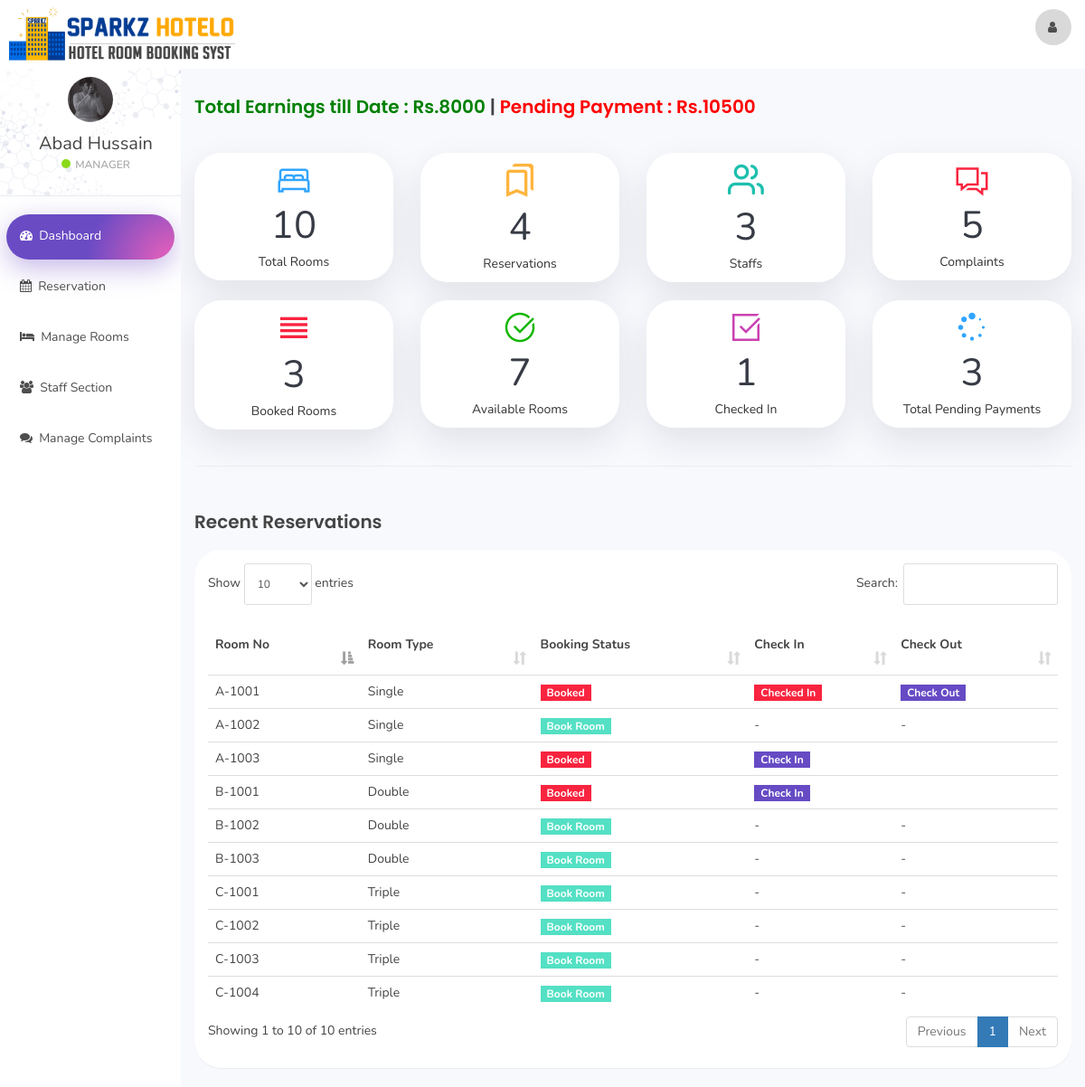
/sparkz/index.php?dashboard (signed in), run on the app's committed database.
### tables this page shows
CREATE TABLE `user` (
  `id` int(11) NOT NULL,
  `name` varchar(100) NOT NULL,
  `username` varchar(50) NOT NULL,
  `email` varchar(100) NOT NULL,
  `password` varchar(100) NOT NULL,
  `created_at` timestamp NOT NULL DEFAULT current_timestamp()
);

CREATE TABLE `room` (
  `room_id` int(10) NOT NULL,
  `room_type_id` int(10) NOT NULL,
  `room_no` varchar(10) NOT NULL,
  `status` tinyint(1) DEFAULT NULL,
  `check_in_status` tinyint(1) NOT NULL,
  `check_out_status` tinyint(1) NOT NULL,
  `deleteStatus` tinyint(1) DEFAULT 0
);

CREATE TABLE `room_type` (
  `room_type_id` int(10) NOT NULL,
  `room_type` varchar(100) NOT NULL,
  `price` int(10) NOT NULL,
  `max_person` int(10) NOT NULL
);

### sparkz/dashboard.php (the view, shortened to what this page needs)
<body>
	<div class="col-sm-9 col-sm-offset-3 col-lg-10 col-lg-offset-2 main">
		<div class="row">
			<ol class="breadcrumb">
			<h1><marquee behavior=alternate direction="right" width="850"  scrollamount="2"><span style="color: green">Total Earnings till Date : Rs.<?php include 'actions/income-count.php'?>        </span>      |       <span style="color: red"> Pending Payment : Rs.<?php include 'actions/pendingpayment.php'?></span>
</marquee></h1>
			</ol>
		</div>
		<div class=" panel-container">
			<div class="row">
				<div class="col-xs-6 col-md-3 col-lg-3 ">
					<div class="panel panel-teal panel-widget">
						<div class="row no-padding"><em class="icon-line-awesome-bed fs-1 color-blue"></em>
							<div class="large"><?php include 'actions/room-count.php'?></div>
							<div class="">Total Rooms</div>
						</div>
					</div>
				</div>
				<div class="col-xs-6 col-md-3 col-lg-3">
					<div class="panel panel-blue panel-widget">
						<div class="row no-padding"><em class="icon-material-outline-bookmarks fs-1 color-orange"></em>
							<div class="large"><?php include 'actions/reserve-count.php'?></div>
							<div class="">Reservations</div>
						</div>
					</div>
				</div>
				<div class="col-xs-6 col-md-3 col-lg-3">
					<div class="panel panel-orange panel-widget">
						<div class="row no-padding"><em class="icon-feather-users fs-1 color-teal"></em>
							<div class="large"><?php include 'actions/staff-count.php'?></div>
							<div class="">Staffs</div>
						</div>
					</div>
				</div>
				<div class="col-xs-6 col-md-3 col-lg-3">
					<div class="panel panel-red panel-widget">
						<div class="row no-padding"><em class="icon-line-awesome-comments-o fs-1 color-red"></em>
							<div class="large"><?php include 'actions/complaints-count.php'?></div>
							<div class="">Complaints</div>
						</div>
					</div>
				</div>
			</div>
			<div class="row">
				<div class="col-xs-6 col-md-3 col-lg-3">
					<div class="panel panel-teal panel-widget">
						<div class="row no-padding"><em class="icon-material-outline-reorder fs-1 color-red"></em>
							<div class="large"><?php include 'actions/bookedroom-count.php'?></div>
							<div class="">Booked Rooms</div>
						</div>
					</div>
				</div>
				<div class="col-xs-6 col-md-3 col-lg-3">
					<div class="panel panel-blue panel-widget">
						<div class="row no-padding"><em class="icon-line-awesome-check-circle fs-1 color-green"></em>
							<div class="large"><?php include 'actions/avrooms-count.php'?></div>
							<div class="">Available Rooms</div>
						</div>
					</div>
				</div>
				<div class="col-xs-6 col-md-3 col-lg-3">
					<div class="panel panel-orange panel-widget">
						<div class="row no-padding"><em class="icon-line-awesome-check-square-o fs-1 color-magg"></em>
							<div class="large"><?php include 'actions/checkedin-count.php'?></div>
							<div class="">Checked In</div>
						</div>
					</div>
				</div>
				<div class="col-xs-6 col-md-3 col-lg-3">
					<div class="panel panel-red panel-widget">
						<div class="row no-padding"><em class="icon-line-awesome-spinner fs-1 color-blue"></em>
							<div class="large"><?php include 'actions/pendingpay-count.php'?></div>
							<div class="">Total Pending Payments</div>
						</div>
					</div>
				</div>
			</div>
<hr>
<div class="row">
        <ol class="breadcrumb">
            <li class="active"> <h1>Recent Reservations</h1></li>
        </ol>
    </div>
     <div class="row">
        <div class="col-lg-12">
            <div class="panel panel-default">
                <div class="panel-body">
                    <table class="table table-responsive" cellspacing="0" width="100%"
                           id="rooms">
                        <thead>
                        <tr>
                            <th>Room No</th>
                            <th>Room Type</th>
                            <th>Booking Status</th>
                            <th>Check In</th>
                            <th>Check Out</th>
                        </tr>
                        </thead>
                        <tbody>
                        <?php
                        $room_query = "SELECT * FROM room NATURAL JOIN room_type WHERE deleteStatus = 0";
                        $rooms_result = mysqli_query($connection, $room_query);
                        if (mysqli_num_rows($rooms_result) > 0) {
                            while ($rooms = mysqli_fetch_assoc($rooms_result)) { ?>
                                <tr>
                                    <td><?php echo $rooms['room_no'] ?></td>
                                    <td><?php echo $rooms['room_type'] ?></td>
                                    <td>
                                        <?php
                                        if ($rooms['status'] == 0) {
                                            echo '<a href="index.php?reservation&room_id=' . $rooms['room_id'] . '&room_type_id=' . $rooms['room_type_id'] . '" class=" btn-success badge" style="border-radius:0%">Book Room</a>';
                                        } else {
                                            echo '<a href="#" class="badge btn-danger" style="border-radius:0%">Booked</a>';
                                        }
                                        ?>
                                    <td>
                                        <?php
                                        if ($rooms['status'] == 1 && $rooms['check_in_status'] == 0) {
                                            echo '<button class="badge btn-warning" id="checkInRoom"  data-id="' . $rooms['room_id'] . '" data-toggle="modal" style="border-radius:0%" data-target="#checkIn">Check In</button>';
                                        } elseif ($rooms['status'] == 0) {
                                            echo '-';
                                        } else {
                                            echo '<a href="#" class="badge btn-danger" style="border-radius:0%">Checked In</a>';
                                        }
                                        ?>
                                    </td>
                                    <td>
                                        <?php
                                        if ($rooms['status'] == 1 && $rooms['check_in_status'] == 1) {
                                            echo '<button class="badge btn-primary" style="border-radius:0%" id="checkOutRoom" data-id="' . $rooms['room_id'] . '">Check Out</button>';
                                        } elseif ($rooms['status'] == 0) {
                                            echo '-';
                                        }
                                        ?>
                                    </td>
                                </tr>
                            <?php }
                        } else {
                            echo "No Rooms";
                        }
                        ?>
                        </tbody>
                    </table>
                </div>
            </div>
        </div>
    </div>
		</div>
	</div>
</body>
</html>

### sparkz/includes/header.php (shortened to what this page needs)
<!DOCTYPE html>
<html>
<head>
    <link href="assets/css/bootstrap.min.css" rel="stylesheet">
    <link href="assets/css/font-awesome.min.css" rel="stylesheet">
    <link href="assets/css/datepicker3.css" rel="stylesheet">
    <link href="assets/css/dataTables.bootstrap.min.css" rel="stylesheet">
    <link href="assets/css/styles.css" rel="stylesheet">
    <link href="assets/css/icons.css" rel="stylesheet">
</head>
<body>
<nav class="navbar navbar-custom navbar-fixed-top bg-info" role="navigation">
    <div class="container-fluid">
        <div class="navbar-header">
            <a class="navbar-brand" href="index.php?dashboard"><img src="assets/img/logo.png" width="250px"></a>
            <ul class="nav navbar-top-links navbar-right">
                <li class="dropdown"><a class="dropdown-toggle count-info" data-toggle="dropdown" href="#">
                        <em class="fa fa-user"></em>
                    </a>
                </li>
            </ul>
        </div>
    </div>
</nav>

### sparkz/includes/sidebar.php (shortened to what this page needs)
<div id="sidebar-collapse" class="col-sm-3 col-lg-2 sidebar">
    <div class="profile-sidebar">
        <div class="profile-userpic">
            <img src="assets/img/user.png" class="img-responsive" alt="">
        </div>
        <div class="profile-usertitle">
            <div class="profile-usertitle-name"><?php echo $user['name'];?></div>
            <div class="profile-usertitle-status"><span class="indicator label-success"></span>Manager</div>
        </div>
    </div>
    <ul class="nav menu">
    <?php
        if (isset($_GET['dashboard'])){ ?>
            <li class="active">
                <a href="index.php?dashboard"><em class="fa fa-dashboard">&nbsp;</em>
                    Dashboard
                </a>
            </li>
        <?php }
        if (isset($_GET['reservation'])){ ?>
            <li class="active">
            <a href="index.php?reservation"><em class="fa fa-calendar">&nbsp;</em>
                    Reservation
                </a>
            </li>
        <?php } else{?>
            <li>
            <a href="index.php?reservation"><em class="fa fa-calendar">&nbsp;</em>
                    Reservation
                </a>
            </li>
        <?php }
        if (isset($_GET['room_mang'])){ ?>
            <li class="active">
                <a href="index.php?room_mang"><em class="fa fa-bed">&nbsp;</em>
                    Manage Rooms
                </a>
            </li>
        <?php } else{?>
            <li>
            <a href="index.php?room_mang"><em class="fa fa-bed">&nbsp;</em>
                    Manage Rooms
                </a>
            </li>
        <?php }
        if (isset($_GET['staff_mang'])){ ?>
            <li class="active">
                <a href="index.php?staff_mang"><em class="fa fa-users">&nbsp;</em>
                    Staff Section
                </a>
            </li>
        <?php } else{?>
            <li>
                <a href="index.php?staff_mang"><em class="fa fa-users">&nbsp;</em>
                    Staff Section
                </a>
            </li>
        <?php }
        if (isset($_GET['complain'])){ ?>
            <li class="active">
                <a href="index.php?complain"><em class="fa fa-comments">&nbsp;</em>
                    Manage Complaints
                </a>
            </li>
        <?php } else{?>
            <li>
                <a href="index.php?complain"><em class="fa fa-comments">&nbsp;</em>
                    Manage Complaints
                </a>
            </li>
        <?php }
        ?>
    </ul>
</div>

### sparkz/index.php (shortened to what this page needs)
<?php
include_once "db.php";
if (isset($_SESSION['user_id'])){
    $user_id = $_SESSION['user_id'];
    $userQuery = "SELECT * FROM user WHERE id = '$user_id'";
    $result = mysqli_query($connection, $userQuery);
    $user = mysqli_fetch_assoc($result);
}else{
    header('Location:login.php');
}
include_once "includes/header.php";
include_once "includes/sidebar.php";
if (isset($_GET['room_mang'])){
    include_once "room_mang.php";
}
elseif (isset($_GET['dashboard'])){
    include_once "dashboard.php";
}
elseif (isset($_GET['reservation'])){
    include_once "reservation.php";
}
elseif (isset($_GET['staff_mang'])){
    include_once "staff_mang.php";
}
elseif (isset($_GET['add_emp'])){
    include_once "add_emp.php";
}
elseif (isset($_GET['complain'])){
    include_once "complain.php";
}
elseif (isset($_GET['statistics'])){
    include_once "statistics.php";
}
elseif (isset($_GET['emp_history'])){
    include_once "emp_history.php";
}
else{
    include_once "room_mang.php";
}
include_once "includes/footer.php";

### sparkz/actions/income-count.php (shortened to what this page needs)
<?php
    include './db_connect.php';
    $sql = "SELECT SUM( total_price) FROM booking WHERE payment_status = '1'";
    $amountsum = mysqli_query($connection, $sql) or die(mysqli_error($sql));
        $row_amountsum = mysqli_fetch_assoc($amountsum);
    echo $row_amountsum['SUM( total_price)'];
?>

### sparkz/actions/pendingpayment.php (shortened to what this page needs)
<?php
    include './db_connect.php';
    $sql = "SELECT SUM( total_price) FROM booking WHERE payment_status = '0'";
    $amountsum = mysqli_query($connection, $sql) or die(mysqli_error($sql));
        $row_amountsum = mysqli_fetch_assoc($amountsum);
    echo $row_amountsum['SUM( total_price)'];
?>

### sparkz/actions/room-count.php
<?php
    include './db_connect.php';
    $sql = "SELECT * FROM room WHERE deleteStatus = '0'";
    $query = $connection->query($sql);
    echo "$query->num_rows";
?>

### sparkz/actions/reserve-count.php
<?php
    include './db_connect.php';
    $sql = "SELECT * FROM booking";
    $query = $connection->query($sql);
    echo "$query->num_rows";
?>

### sparkz/actions/staff-count.php
<?php
    include './db_connect.php';
    $sql = "SELECT * FROM staff";
    $query = $connection->query($sql);
    echo "$query->num_rows";
?>

### sparkz/actions/complaints-count.php
<?php
    include './db_connect.php';
    $sql = "SELECT * FROM complaint";
    $query = $connection->query($sql);
    echo "$query->num_rows";
?>

### sparkz/actions/bookedroom-count.php
<?php
    include './db_connect.php';
    $sql = "SELECT * FROM room WHERE status = '1'";
    $query = $connection->query($sql);
    echo "$query->num_rows";
?>

### sparkz/actions/avrooms-count.php
<?php
    include './db_connect.php';
    $sql = "SELECT * FROM room WHERE status IS NULL AND deleteStatus = '0'";
    $query = $connection->query($sql);
    echo "$query->num_rows";
?>

### sparkz/actions/checkedin-count.php
<?php
    include './db_connect.php';
    $sql = "SELECT * FROM room WHERE check_in_status = '1'";
    $query = $connection->query($sql);
    echo "$query->num_rows";
?>

### sparkz/actions/pendingpay-count.php
<?php
    include './db_connect.php';
    $sql = "SELECT * FROM booking WHERE payment_status = '0'";
    $query = $connection->query($sql);
    echo "$query->num_rows";
?>

### sparkz/includes/footer.php (shortened to what this page needs)
</body>
</html>

### data on the page
user: name "Abad Hussain"
room: room_no "A-1001", room_type.room_type "Single", status "Booked"
room: room_no "A-1002", room_type.room_type "Single"
room: room_no "A-1003", room_type.room_type "Single", status "Booked"
room: room_no "B-1001", room_type.room_type "Double", status "Booked"
room: room_no "B-1002", room_type.room_type "Double"
room: room_no "B-1003", room_type.room_type "Double"
room: room_no "C-1001", room_type.room_type "Triple"
room: room_no "C-1003", room_type.room_type "Triple"
room: room_no "C-1002", room_type.room_type "Triple"
room: room_no "C-1004", room_type.room_type "Triple"

### other printed values
$row_amountsum['SUM( total_price)'] "8000"
$row_amountsum['SUM( total_price)'] "10500"
$query->num_rows "10"
$query->num_rows "4"
$query->num_rows "3"
$query->num_rows "5"
$query->num_rows "7"
$query->num_rows "1"
